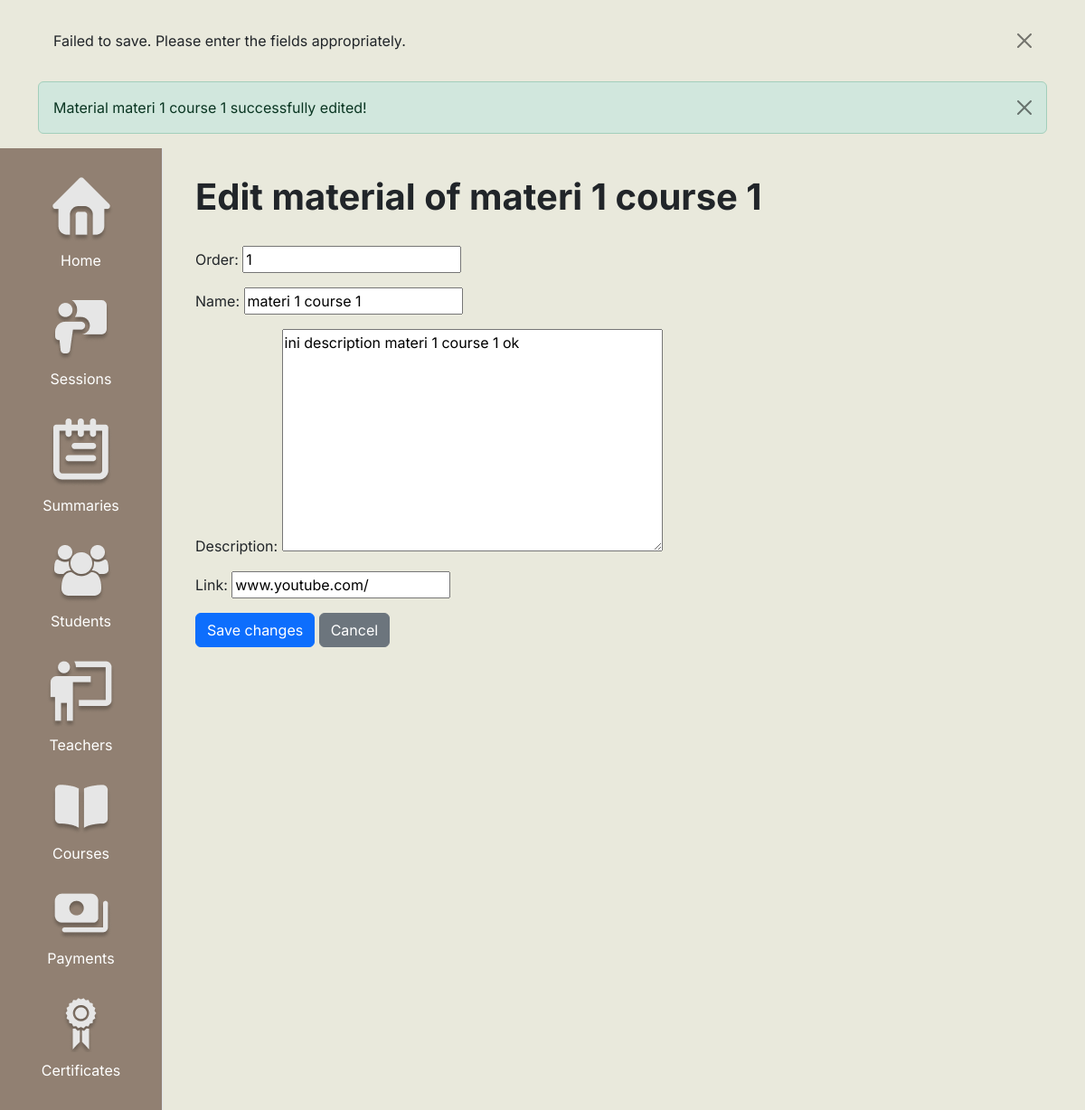
The page /material/1/edit/ on the database its author committed.
### core/models.py (models this page shows)
class Material(models.Model):
    course = models.ForeignKey(Course, on_delete=models.CASCADE)
    order = models.IntegerField(default=0)
    name = models.CharField(max_length=255)
    description = models.TextField(default='')
    link = models.CharField(max_length=100, default='')
    isRemoved = models.BooleanField(default=False)

### core/views.py (the view)
# urls.py: path('material/<int:material_id>/edit/', views.edit_material, name='edit_material'),
def edit_material(request, material_id):
    material = get_object_or_404(Material, id=material_id)
    if request.method == 'POST':
        form = MaterialForm(request.POST, instance=material)
        if form.is_valid():
            form.save()
            return redirect('course_list', course_id=material.course.id)
    else:
        form = MaterialForm(instance=material)
        messages.error(request, "Failed to save. Please enter the fields appropriately.")
    messages.success(request, f"Material {material.name} successfully edited!")
    return render(request, 'pages/edit_material.html', {'form': form, 'material': material})

### core/forms.py
class MaterialForm(forms.ModelForm):
    class Meta:
        model = Material
        fields = ['order','name', 'description', 'link']

### core/templates/pages/edit_material.html (shortened to what this page needs)
{% extends "base/admin_base.html" %}
{%block content%}
<div class="text fs-1 fw-bold mb-4">Edit material of {{material.name}}</div>
<form method="post">
    {{ form.as_p }}
    <button type="submit" class="btn btn-primary">Save changes</button>
    <a href="{% url 'course_list' course_id=material.course.id %}" class="btn btn-secondary">Cancel</a>
</form>
{%endblock%}

### static/css/base.css (style rules this page uses)
* { font-family: "Inter", serif; }
body { background-color: #E9E9DC; }

### rows shown on the page
Material: name "materi 1 course 1", order "1", description "ini description materi 1 course 1 ok", link "www.youtube.com/"

### other values the page prints
{{ message }} "Failed to save. Please enter the fields appropriately." "Material materi 1 course 1 successfully edited!"
